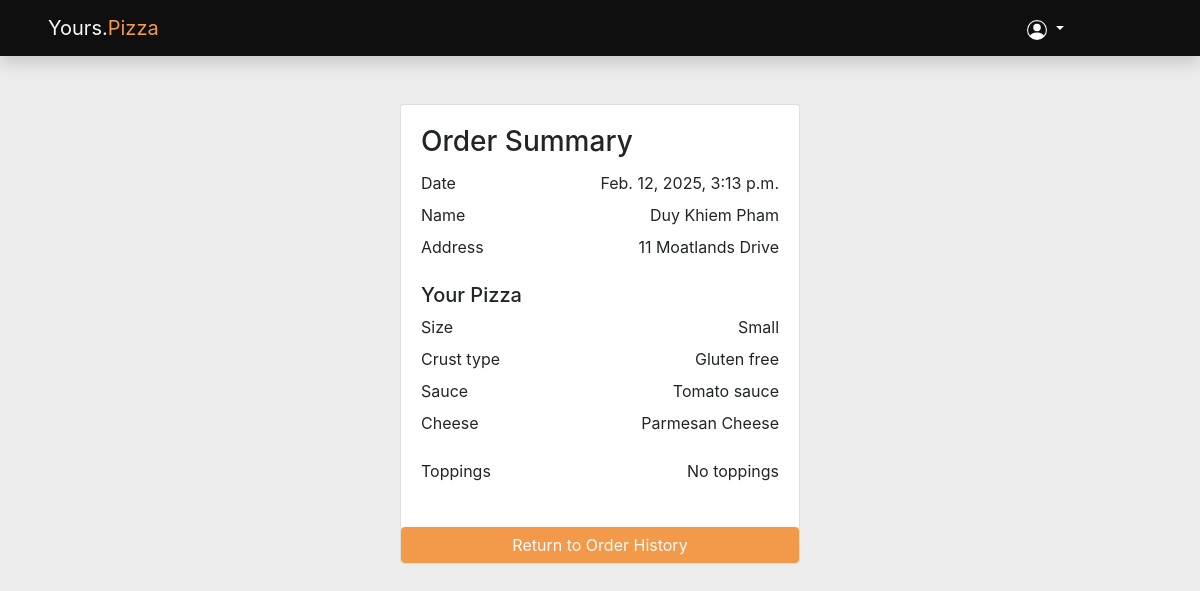
The page /summary/1 (signed in) on the database its author committed.
### pizzaorder/models.py (models this page shows)
class Order(models.Model):
    user = models.ForeignKey(User, on_delete=models.CASCADE)
    customer_name = models.CharField(null=True, max_length=100)
    date_created = models.DateTimeField(auto_now=True)
    address = models.TextField(null=True)
    size = models.ForeignKey(PizzaSize, on_delete=models.CASCADE)
    crust_type = models.CharField(max_length=100)
    sauce = models.ForeignKey(PizzaSauce, on_delete=models.CASCADE)
    cheese = models.ForeignKey(Cheese, on_delete=models.CASCADE)
    toppings = models.ManyToManyField(Toppings)

class PizzaSize(models.Model):
    size = models.CharField(max_length=20)
    def __str__(self):
        return self.size

class PizzaSauce(models.Model):
    name = models.CharField(max_length=100)
    def __str__(self):
        return self.name

class Cheese(models.Model):
    name = models.CharField(max_length=100)
    def __str__(self):
        return self.name

### pizzaorder/views.py (the view)
# urls.py: path('summary/<int:order_id>', views.order_summary, name='summary'),
@login_required
def order_summary(request, order_id):
    order_detail = get_object_or_404(models.Order, id=order_id)
    toppings = ', '.join([topping.name for topping in order_detail.toppings.all()])
    return render(request, 'order_summary.html', {'order_detail':order_detail, 'toppings': toppings})

### pizzaorder/templates/order_summary.html (shortened to what this page needs)
{% extends 'base.html' %}
{% block content %}
<div class="d-flex justify-content-center align-content-center">
    <div class="card" style="width: 25rem;">
        <div class="card-body">
            <h3 class="card-title">Order Summary</h3>
            <div class="d-flex justify-content-between mb-2">
                <span class="text-gray">Date</span>
                <span class="text-gray">{{ order_detail.date_created }}</span>
            </div>
            <div class="d-flex justify-content-between mb-2">
                <span class="text-gray">Name</span>
                <span class="text-gray">{{ order_detail.customer_name }}</span>
            </div>
            <div class="d-flex justify-content-between mb-4">
                <span class="text-gray">Address</span>
                <span class="text-gray">{{ order_detail.address }}</span>
            </div>
            <h5 class="mb-2">Your Pizza</h5>
            <div class="d-flex justify-content-between mb-2">
                <span class="text-gray">Size</span>
                <span class="text-gray">{{ order_detail.size|capfirst }}</span>
            </div>
            <div class="d-flex justify-content-between mb-2">
                <span class="text-gray">Crust type</span>
                <span class="text-gray">{{ order_detail.crust_type|capfirst }}</span>
            </div>
            <div class="d-flex justify-content-between mb-2">
                <span class="text-gray">Sauce</span>
                <span class="text-gray">{{ order_detail.sauce }}</span>
            </div>
            <div class="d-flex justify-content-between mb-4">
                <span class="text-gray">Cheese</span>
                <span class="text-gray">{{ order_detail.cheese }}</span>
            </div>
            <div class="d-flex justify-content-between mb-4">
                <span class="text-gray">Toppings</span>
                {% if toppings %}
                    <span class="col-6 text-gray text-right">{{ toppings }}</span>
                {% else %}
                    <span class="text-gray">No toppings</span>
                {% endif %}
            </div>
        </div>
        <a href="{% url 'history' %}"><button class="btn btn-confirm", style="width: 100%;">Return to Order History</button></a>
    </div>
</div>
{% endblock %}

### pizzaorder/static/styles.css (style rules this page uses)
body { background-color: #EDEDED; }
.btn { background-color: #F2994A; color: #FAFAFA; border: none; }

### rows shown on the page
Order: date_created "Feb. 12, 2025, 3:13 p.m.", customer_name "Duy Khiem Pham", address "11 Moatlands Drive", size "Small", crust_type "Gluten free", sauce "Tomato sauce", cheese "Parmesan Cheese"
